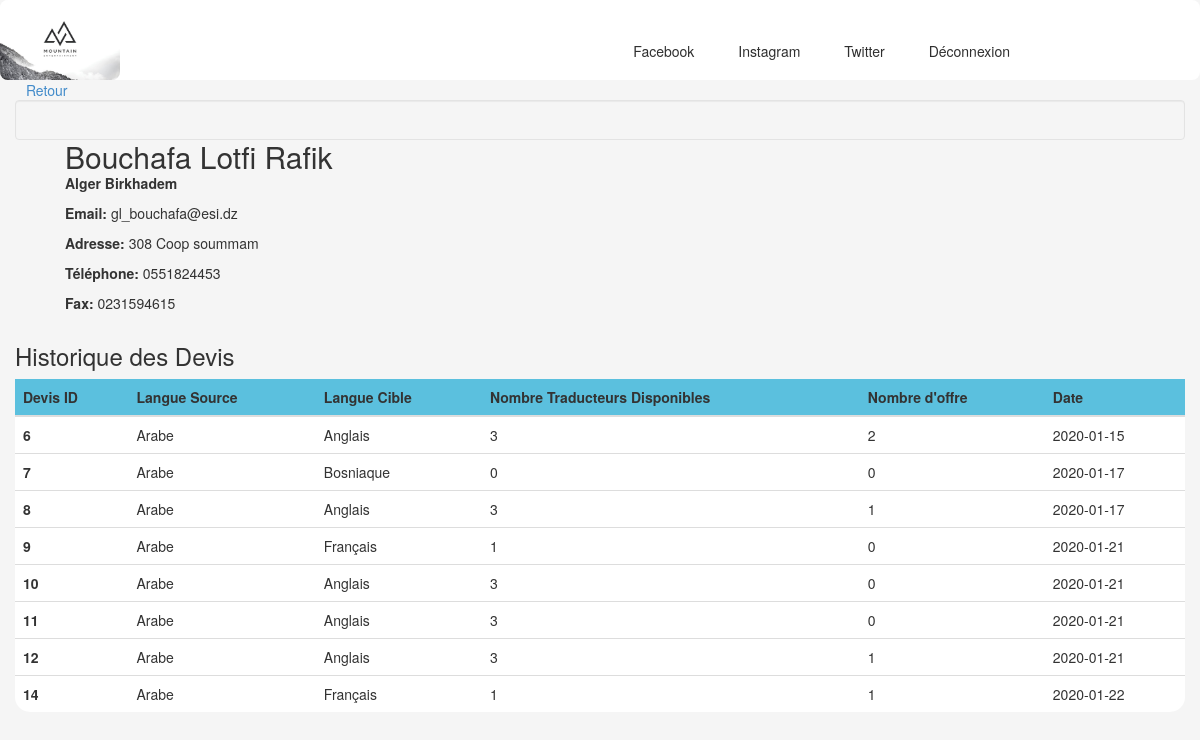
Page /admin.php?p=clientProfile&id=1 (signed in) on the committed database.
### tables this page shows
CREATE TABLE `client` (
  `id` int(11) NOT NULL,
  `email` varchar(255) NOT NULL,
  `password` varchar(255) NOT NULL,
  `firstname` varchar(255) DEFAULT NULL,
  `lastname` varchar(255) DEFAULT NULL,
  `tel` varchar(10) DEFAULT NULL,
  `fax` varchar(10) DEFAULT NULL,
  `wilaya` varchar(255) DEFAULT NULL,
  `commune` varchar(255) DEFAULT NULL,
  `adress` varchar(255) DEFAULT NULL,
  `idbloquer` int(11) DEFAULT NULL
);

CREATE TABLE `devis` (
  `id` int(11) NOT NULL,
  `client_id` int(11) NOT NULL,
  `nom` varchar(255) DEFAULT NULL,
  `prenom` varchar(255) DEFAULT NULL,
  `email` varchar(255) DEFAULT NULL,
  `tel` varchar(10) DEFAULT NULL,
  `adresse` varchar(255) DEFAULT NULL,
  `langue_s` varchar(255) NOT NULL,
  `langue_d` varchar(255) NOT NULL,
  `traduction_type` int(11) NOT NULL,
  `comment` text DEFAULT NULL,
  `assermente` tinyint(1) NOT NULL DEFAULT 0,
  `file_path` varchar(255) DEFAULT NULL,
  `date` date NOT NULL DEFAULT current_timestamp()
);

### controller/admin/controller.php (called while the page is built, shortened)
<?php
class  Controller {
  public function render($vue,$data=[],$error=[])
  {
    require 'view/admin/'.$vue.'.php';
    require 'view/admin/template/index.php';
    exit(0);
  }
}

### controller/admin/Admincontroleur.php (called while the page is built, shortened)
<?php
class Admincontroleur extends controller {
  public function clientProfile($id)
  {
     $devis = new devis();
     $offre = new offre();
     $traduction = new traduction();
     $devisTraducteur = new devisTraducteur();
     $traducteur = new traducteur();
     $client = new client();
        $i=0; $j=0;
        $data['clientInfo'] = $client->listec(array("id" => $id))[0];
        $listDevis = $devis->listec(array("client_id" => $id));
        if($listDevis)
        {
          foreach ($listDevis as $devis)
          {
            $list_traducteur_dispo = $traducteur->filterTraducteur($devis['langue_s'],$devis['langue_d'],$devis['assermente']);
            if(!$list_traducteur_dispo) $listDevis[$j]['nb_traducteurs_dispo'] = 0;
            else $listDevis[$j]['nb_traducteurs_dispo'] = count($list_traducteur_dispo);
            $listDevis[$j]['nb_offre']  = $offre->getNbOffre($devis['id'])['nb'];
            $listTraducteurId = $devisTraducteur->getAll($devis['id']);
            if($listTraducteurId)
            {
              foreach ($listTraducteurId as $traducteurId) {
                $traducteurInfo = $traducteur->listec(array("id" => $traducteurId['traducteur_id']));
                $offreInfo = $offre->listec(array("devis_id" => $devis['id'],"traducteur_id" => $traducteurId['traducteur_id']));
                $traductionInfo = $traduction->listec(array("devis_id" => $devis['id'],"traducteur_id" => $traducteurId['traducteur_id']));
                $listDevis[$j]['traducteurs'][$i] = $traducteurInfo[0];
                $listDevis[$j]['traducteurs'][$i]['offre'] = $offreInfo[0];
                $listDevis[$j]['traducteurs'][$i]['traduction'] = $traductionInfo[0];
                $i++;
              }
            }
            $j++;
          }
        }
        $data['listDevis'] = $listDevis;
        $this->render('clientProfile',$data);
    }
}

### core/DataBase/database.php (called while the page is built, shortened)
<?php
class dataBase{
	private $db_name;
    private $db_host;
    private $db_user;
    private $db_pass;
    private $pdo;
    public function __construct($db_name="TDW",$db_host='localhost',$db_user='root',$db_pass='')
    {
    	$this->db_name=$db_name;
    	$this->db_host=$db_host;
    	$this->db_user=$db_user;
    	$this->db_pass=$db_pass;
    	$this->pdo=$this->getPdo();
    }
    private function getPdo()
    {
    	if(is_null($this->pdo))
    	{
    		$this->pdo=new PDO('mysql:dbname='.$this->db_name.';localhost='.$this->db_host.'',''.$this->db_user.'',''.$this->db_pass.'');
    		$this->pdo->setAttribute(PDO::ATTR_ERRMODE,PDO::ERRMODE_EXCEPTION);
    	}
    	return $this->pdo;
    }
    public function prepare($statement,$argument)
    {
    	$query=$this->pdo->prepare($statement);
    	$query->execute($argument);
        if(strpos($statement,'UPDATE')!==0   AND strpos ($statement,'INSERT')!==0 AND strpos($statement,'DELETE')!==0)
        {
            $result=$query->fetchAll(PDO::FETCH_ASSOC);
             if(!empty($result))
             {
                return $result;
             }
             return false;
        }
    }
}

### core/model/table.php (called while the page is built, shortened)
<?php
class table
{
    protected $table = "";
    protected $db = "";
    public function select($array=[])
    {
        $sql_parts=[];
        $arguments=[];
        $i = 0;
        foreach($array as $k=>$v)
        {
            $sql_parts[$i]= $k.'=?';
            $arguments[$i]=$v;
            $i++;
        }
        $a = implode(" and ",$sql_parts);
        $statement = 'SELECT * from '.$this->table.' WHERE ' .$a;
        return ($this->db->prepare($statement,$arguments));
    }
}

### model/client.php (called while the page is built, shortened)
<?php
class client extends \core\model\table{
	public function __construct(){
		$db = new database();
		$this->db = $db;
	}
	public function listec($array=[])
	{
		$data = $this->select($array);
		return $data;
	}
 }

### model/devis.php (called while the page is built, shortened)
<?php
class devis extends \core\model\table{
	public function __construct(){
		$db = new database();
		$this->db = $db;
    }
    public function listec($array=[])
	  {
		  $data = $this->select($array);
		  return $data;
    }
}

### Autoloader.php (called while the page is built, shortened)
<?php
class Autoloader
{
	static function Autoload($class_name,$name = '')
	{
		$class_name = str_replace('\\', '/', $class_name);
	}
}

### view/admin/clientProfile.php (the view, shortened to what this page needs)
		<div class="col-md-12">
		<a href="javascript:history.back()"><i class="glyphicon glyphicon-arrow-left"></i>Retour</a>
<div class="container">
        <div class="row">
             <div class="well profile">
                <div class="col-sm-12">
                    <div class="col-xs-12 col-sm-8">
                        <h2 style="margin-bottom: 0;" >
                            <?php echo $data['clientInfo']['lastname']." ".$data['clientInfo']['firstname']; ?>
                        </h2>
                        <p><strong>
                            <?php echo $data['clientInfo']['wilaya']." ".$data['clientInfo']['commune'];?>
                            </strong></p>
                        <p><strong>Email: </strong>
                        <?php echo $data['clientInfo']['email']?>
                        </p>
                        <p><strong>Adresse: </strong>
                        <?php echo $data['clientInfo']['adress'];?>									</p>
						<p><strong>Téléphone: </strong>
                        <?php echo $data['clientInfo']['tel'];?>									</p>
                        </p><p><strong>Fax: </strong>
                        <?php echo $data['clientInfo']['fax'];?>									</p>
                    </div>
                </div>
             </div>
        </div>
    </div>
			<h3> Historique des Devis</h6>
			<div class="ttable">
			<table class="table">
			<thead  style ="background-color:#5BC0DE;"class="entet">
			<tr>
			<th scope="col">Devis ID</th>
			<th scope="col">Langue Source</th>
			<th scope="col">Langue Cible</th>
			<th scope="col">Nombre Traducteurs Disponibles</th>
			<th scope="col">Nombre d'offre</th>
			<th scope="col">Date</th>
			</tr>
		</thead>
		<tbody>
			<?php
		if($data['listDevis'] != false)
		{
			foreach ($data['listDevis'] as $devis)
			{?>
			<tr  onclick="location.href='?p=clientDevis&amp;id=<?php echo $devis['id'] ?>'" style="cursor: pointer ; " class="lien" >
				<th scope="row"><?php echo $devis['id'] ?></th>
				<td><?php echo $devis['langue_s'] ?></td>
				<td><?php echo $devis['langue_d'] ?></td>
				<td><?php echo $devis['nb_traducteurs_dispo'] ?></td>
				<td><?php echo $devis['nb_offre']  ?></td>
				<td><?php echo $devis['date'] ?></td>
			</tr>
			<?php
			}
		}
			?>
		</tbody>
		</table>
		</div>
		<div class="col-md-10">

### view/admin/template/template.css (style rules this page uses)
html, body { height: 100%; width: 100%; margin: 0px; font-family:Helvetica,Arial,sans-serif; font-size: 15px; line-height: 1.42857; color: #222; background-color:#f5f5f5 !important;; }

### view/css/tableaustyle.css (style rules this page uses)
.ttable { background-color: #FFFFFF; width: auto; height: auto; max-height: none; max-width: none; border-radius: 15px; }

### rows in the picture
client: lastname "Bouchafa", firstname "Lotfi Rafik", wilaya "Alger", commune "Birkhadem", email "gl_bouchafa@esi.dz", adress "308 Coop soummam", tel "0551824453", fax "0231594615"
devis: id "6", langue_s "Arabe", langue_d "Anglais", nb_traducteurs_dispo "3", nb_offre "2", date "2020-01-15"
devis: id "7", langue_s "Arabe", langue_d "Bosniaque", assermente "0", date "2020-01-17"
devis: id "8", langue_s "Arabe", langue_d "Anglais", nb_traducteurs_dispo "3", nb_offre "1", date "2020-01-17"
devis: id "9", langue_s "Arabe", langue_d "Français", nb_traducteurs_dispo "1", assermente "0", date "2020-01-21"
devis: id "10", langue_s "Arabe", langue_d "Anglais", nb_traducteurs_dispo "3", assermente "0", date "2020-01-21"
devis: id "11", langue_s "Arabe", langue_d "Anglais", nb_traducteurs_dispo "3", assermente "0", date "2020-01-21"
devis: id "12", langue_s "Arabe", langue_d "Anglais", nb_traducteurs_dispo "3", nb_offre "1", date "2020-01-21"
devis: id "14", langue_s "Arabe", langue_d "Français", assermente "1", date "2020-01-22"
